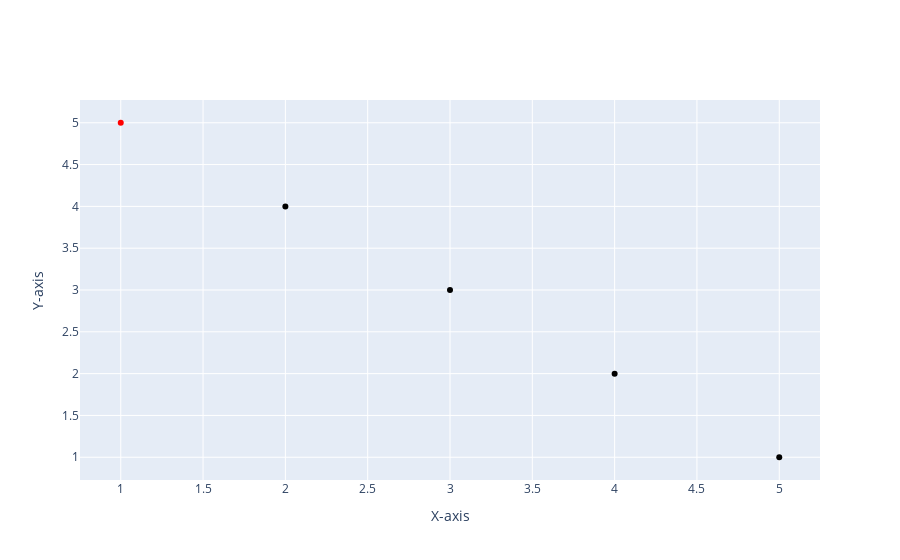

Source (notebook cell):
### Code cell
import sys
__package__ = "tests"
sys.path.append('E:\\Assignments\\FTI\\library\\ExpressLibrary')
from src.visualizations.scatter_plot import ScatterPlot

# Simple Scatter Plot
scatter = ScatterPlot(df_scatter, 'X', 'Y')
scatter.set_labels('X-axis', 'Y-axis')
scatter.set_colors(['red'])
scatter.render()

### Figure 1 — Plotly figure (JSON) as saved in the notebook; plotly's stock layout.template omitted (floating-point values rounded to 4 significant figures)
{"data": [{"marker": {"color": ["red"], "size": 6}, "mode": "markers", "type": "scatter", "x": [1, 2, 3, 4, 5], "y": [5, 4, 3, 2, 1]}], "layout": {"xaxis": {"title": {"text": "X-axis"}}, "yaxis": {"title": {"text": "Y-axis"}}}}
